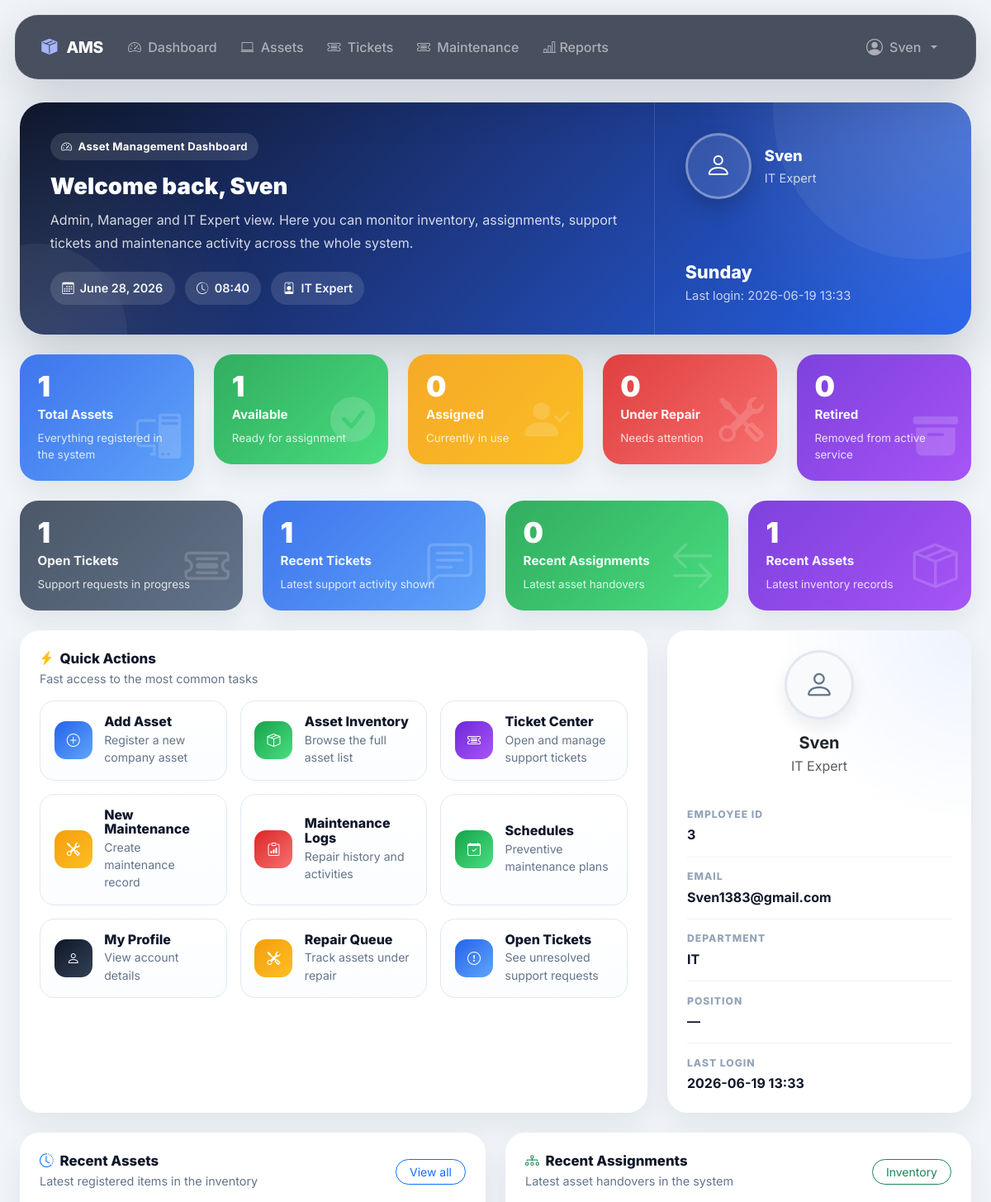
Before: /dashboard/ (signed in, upper part) with the older database file.
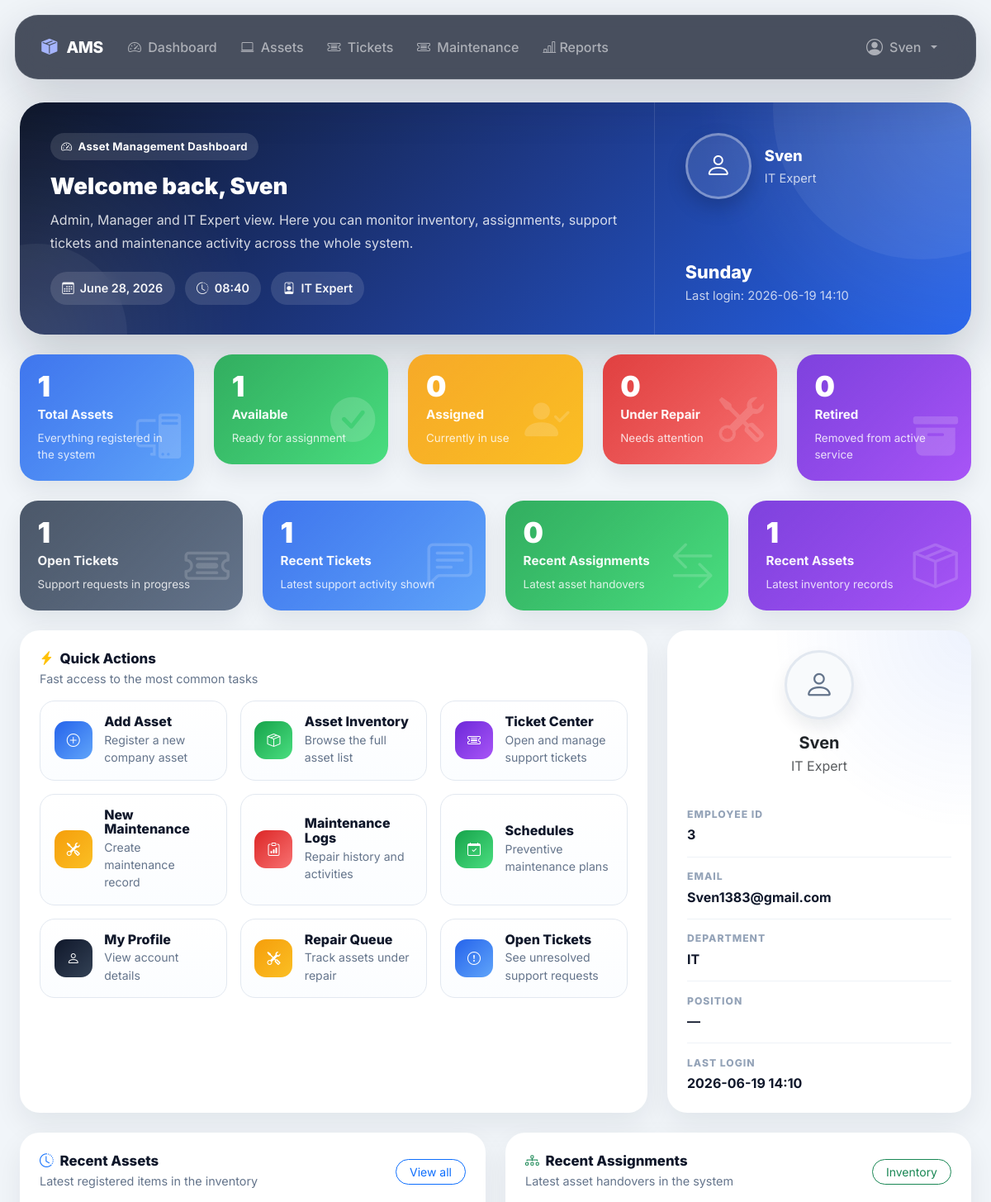
After: the same page with the newer database file.
### accounts/models.py (models this page shows, shortened)
class User(AbstractUser ,TimeStampedModel):
    class Roles(models.TextChoices):
        ADMIN = "admin", "Admin"
        MANAGER = "manager", "Manager"
        IT_EXPERT = "it_expert", "IT Expert"
        EMPLOYEE = "employee", "Employee"
    email = models.EmailField(
        unique=True
    )
    employee_id = models.CharField(
        max_length=20,
        unique=True,
        db_index=True,
        verbose_name="Employee ID"
    )
    role = models.CharField(
        max_length=20,
        choices=Roles.choices,
        default=Roles.EMPLOYEE,
        db_index=True,
    )
    phone_number = models.CharField(
        max_length=20,
        blank=True,
    )
    department = models.ForeignKey(
        Department,
        on_delete=models.SET_NULL,
        null=True,
        blank=True,
        related_name="users",
    )
    position = models.CharField(
        max_length=100,
        blank=True,
    )
    avatar = models.ImageField(
        upload_to="users/avatars/",
        blank=True,
        null=True,
    )
    class Meta:
        ordering = ["last_name", "first_name"]
        verbose_name = "User"
        verbose_name_plural = "Users"
        indexes = [
            models.Index(fields=["role"]),
        ]
    @property
    def is_staff_member(self):
        if self.is_superuser:
            return True
        return self.role in (
            self.Roles.ADMIN,
            self.Roles.MANAGER,
            self.Roles.IT_EXPERT,
        )
    @property
    def can_manage_assets(self):
        return self.is_staff_member

class Department(TimeStampedModel):
    name = models.CharField(
        max_length=100,
        unique=True
    )
    code = models.CharField(
        max_length=20,
        unique=True,
        blank=True
    )
    class Meta:
        ordering = ["name"]
        verbose_name = "Department"
        verbose_name_plural = "Departments"
    def __str__(self):
        return self.name

### accounts/views.py (the view, shortened to what this page needs)
# urls.py: path("dashboard/",views.DashboardView.as_view(), name="dashboard"),
class DashboardView(LoginRequiredMixin, View):
    template_name = "accounts/dashboard.html"
    def get(self, request):
        user = request.user
        if user.is_staff_member:
            total_assets = Asset.objects.count()
            available_assets = Asset.objects.filter(
                status=Asset.AssetStatus.AVAILABLE
            ).count()
            assigned_assets = Asset.objects.filter(
                status=Asset.AssetStatus.ASSIGNED
            ).count()
            repair_assets = Asset.objects.filter(
                status=Asset.AssetStatus.UNDER_REPAIR
            ).count()
            retired_assets = Asset.objects.filter(
                status=Asset.AssetStatus.RETIRED
            ).count()
            recent_assets = Asset.objects.select_related(
                "category",
                "department"
            ).order_by("-created_at")[:5]
            recent_assignments = AssetAssignment.objects.select_related(
                "asset",
                "employee"
            ).order_by("-assigned_at")[:5]
            open_tickets = Ticket.objects.filter(
                status__in=[
                    Ticket.Status.OPEN,
                    Ticket.Status.IN_PROGRESS,
                    Ticket.Status.AWAITING_USER,
                ]
            ).count()
            recent_tickets = Ticket.objects.select_related(
                "created_by",
                "assigned_to",
            ).order_by("-created_at")[:5]
            open_maintenance = MaintenanceLog.objects.filter(
                status__in=[
                    MaintenanceLog.Status.PENDING,
                    MaintenanceLog.Status.IN_PROGRESS,
                ]
            ).count()
        context = {
            "total_assets": total_assets,
            "is_staff_dashboard": user.is_staff_member,
            "available_assets": available_assets,
            "assigned_assets": assigned_assets,
            "repair_assets": repair_assets,
            "retired_assets": retired_assets,
            "recent_assets": recent_assets,
            "recent_assignments": recent_assignments,
            "open_tickets": open_tickets,
            "recent_tickets": recent_tickets,
            "open_maintenance": open_maintenance,
        }
        return render(
            request,
            self.template_name,
            context,
        )

### assets/models.py (called while the page is built)
    def __str__(self) -> str:
        return self.name

### accounts/templates/accounts/dashboard.html (shortened to what the changed rows need)
{% extends "base.html" %}
{% block content %}
<div class="container-fluid dashboard-shell">
    <div class="card hero-card mb-4">
        <div class="row g-0 align-items-stretch">
            <div class="col-lg-8">
                <div class="hero-inner">
                    <div class="hero-kicker">
                        <i class="bi bi-speedometer2"></i>
                        Asset Management Dashboard
                    </div>
                    {% if is_staff_dashboard %}
                        <div class="hero-title">
                            Welcome back, {{ user.get_full_name|default:user.username }}
                        </div>
                        <p class="hero-subtitle">
                            Admin, Manager and IT Expert view. Here you can monitor inventory, assignments, support tickets and maintenance activity across the whole system.
                        </p>
                    {% endif %}
                    <div class="hero-meta">
                        <span class="meta-pill">
                            <i class="bi bi-calendar3"></i>
                            {% now "F d, Y" %}
                        </span>
                        <span class="meta-pill">
                            <i class="bi bi-clock-history"></i>
                            {% now "H:i" %}
                        </span>
                        <span class="meta-pill">
                            <i class="bi bi-person-badge"></i>
                            {{ user.get_role_display }}
                        </span>
                    </div>
                </div>
            </div>
            <div class="col-lg-4">
                <div class="hero-side">
                    <div class="hero-user">
                        <div>
                            <p class="hero-user-name">{{ user.get_full_name|default:user.username }}</p>
                            <div class="hero-user-role">{{ user.get_role_display }}</div>
                        </div>
                    </div>
                    <div>
                        <div class="hero-date">
                            {% now "l" %}
                        </div>
                        <div class="hero-date-sub">
                            Last login: {{ user.last_login|date:"Y-m-d H:i"|default:"—" }}
                        </div>
                    </div>
                </div>
            </div>
        </div>
    </div>
    <div class="row g-4 mb-4">
        <div class="{% if is_staff_dashboard %}col-lg-4{% else %}col-lg-5{% endif %}">
            <div class="card user-card h-100">
                <div class="card-body p-4">
                    <div class="text-center mb-4">
                        {% if user.avatar %}
                            <img src="{{ user.avatar.url }}" alt="Avatar" class="user-avatar mb-3">
                        {% else %}
                            <div class="user-avatar mx-auto mb-3">
                                <i class="bi bi-person"></i>
                            </div>
                        {% endif %}
                        <h5 class="mb-1 fw-bold">{{ user.get_full_name|default:user.username }}</h5>
                        <div class="text-muted">{{ user.get_role_display }}</div>
                    </div>
                    <div class="info-row">
                        <div class="info-label">Employee ID</div>
                        <div class="info-value">{{ user.employee_id }}</div>
                    </div>
                    <div class="info-row">
                        <div class="info-label">Email</div>
                        <div class="info-value">{{ user.email|default:"—" }}</div>
                    </div>
                    <div class="info-row">
                        <div class="info-label">Department</div>
                        <div class="info-value">{{ user.department|default:"—" }}</div>
                    </div>
                    <div class="info-row">
                        <div class="info-label">Position</div>
                        <div class="info-value">{{ user.position|default:"—" }}</div>
                    </div>
                    <div class="info-row">
                        <div class="info-label">Last Login</div>
                        <div class="info-value">{{ user.last_login|date:"Y-m-d H:i"|default:"—" }}</div>
                    </div>
                </div>
            </div>
        </div>
    </div>
</div>
{% endblock %}

### templates/base.html (shortened to what this page needs)
<!DOCTYPE html>
<html lang="en">
<head>
    <link href="https://cdn.jsdelivr.net/npm/bootstrap@5.3.3/dist/css/bootstrap.min.css"
          rel="stylesheet">
    <link href="https://cdn.jsdelivr.net/npm/bootstrap-icons@1.11.0/font/bootstrap-icons.css"
          rel="stylesheet">
    <link href="https://cdn.jsdelivr.net/npm/bootstrap@5.3.3/dist/css/bootstrap.min.css" rel="stylesheet">
    <link href="https://cdn.jsdelivr.net/npm/bootstrap-icons@1.11.0/font/bootstrap-icons.css" rel="stylesheet">
</head>
<body>
{% if user.is_authenticated %}
<nav class="navbar navbar-expand-lg navbar-dark">
    <div class="container-fluid">
        <a class="navbar-brand" href="{% url 'dashboard' %}">
            <i class="bi bi-box-seam-fill me-2"></i>
            AMS
        </a>
        <div class="collapse navbar-collapse" id="navbarNav">
            <ul class="navbar-nav me-auto">
                <li class="nav-item">
                    <a class="nav-link"
                       href="{% url 'dashboard' %}">
                        <i class="bi bi-speedometer2 me-1"></i>
                        Dashboard
                    </a>
                </li>
                <li class="nav-item">
                    <a class="nav-link"
                       href="{% url 'asset-list' %}">
                        <i class="bi bi-laptop me-1"></i>
                        Assets
                    </a>
                </li>
                <li class="nav-item">
                    <a class="nav-link"
                       href="{% url 'ticket-list' %}">
                        <i class="bi bi-ticket-detailed me-1"></i>
                        Tickets
                    </a>
                </li>
                <li class="nav-item">
                    <a class="nav-link"
                       href="{% url 'maintenance-log-list' %}">
                        <i class="bi bi-ticket-detailed me-1"></i>
                        Maintenance
                    </a>
                </li>
                <li class="nav-item">
                    <a class="nav-link" href="{% url 'reports' %}">
                        <i class="bi bi-bar-chart-line"></i>
                        Reports
                    </a>
                </li>
            </ul>
            <ul class="navbar-nav">
                <li class="nav-item dropdown">
                    <a class="nav-link dropdown-toggle d-flex align-items-center gap-2"
                       href="#"
                       data-bs-toggle="dropdown">
                        {% if user.avatar %}
                            <img src="{{ user.avatar.url }}"
                                 class="user-avatar">
                        {% else %}
                            <i class="bi bi-person-circle fs-5"></i>
                        {% endif %}
                        <span>
                            {{ user.get_full_name|default:user.username }}
                        </span>
                    </a>
                </li>
            </ul>
        </div>
    </div>
</nav>
{% endif %}
<main class="container-fluid">
    {% block content %}{% endblock %}
</main>
</body>
</html>

Changed rows visible on the page:
changed User "Sven": last_login "2026-06-19 13:33" → "2026-06-19 14:10"
